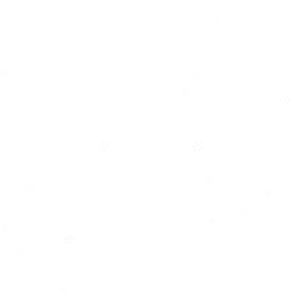
Frame 1 (no input)
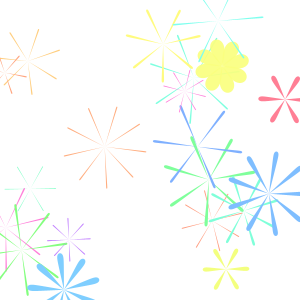
Frame 60 (the mouse pressed at the canvas centre just before this capture)
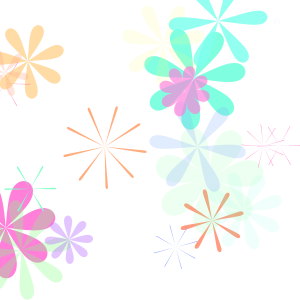
Frame 120 (the mouse held since frame 60 and released just before this capture)

The Processing sketch that drew these frames (run headless with seeded random() and noise(); from frame 60 on, the mouse is pressed at the canvas centre):

// Processing sketch: processing_181462
// ── processing_181462.pde

Flower[] flowers = new Flower[20];

void setup() {
  size(300, 300);
  colorMode(HSB, 360, 100, 100);
  background(360);

  for (int i = 0; i < flowers.length; i++) {
    flowers[i] = new Flower();
  }
}

void draw() {
  background(360);

  for (int i = 0; i < flowers.length; i++) {
    flowers[i].move();
    flowers[i].display();
  }
}

class Flower {
  float x = random(width);
  float y = random(height);

  float r;
  float R = 0;
  float W = 200;

  float R_spd = random(3, 6);
  float W_spd = random(1, 4);

  float R_max = random(20, 50);
  float W_min = random(3, 10);

  float hue = random(360);
  float alp = 255;

  float theta = random(TWO_PI);

  int petal_val = (int)random(6, 10);

  Flower() {
  }

  void move() {
    R += R_spd;
    if (R > R_max) {
      R = R_max;

      W -= W_spd;
      if (W < W_min) {
        W = W_min;

        alp -= 5;
        if (alp < 0) {
          alp = 0;

          x = random(width);
          y = random(height);

          R = 0;
          W = 200;
          hue = random(360);

          alp = 255;
        }
      }
    }
  }

  void display() {
    noStroke();
    fill(hue, 50, 100, alp);

    pushMatrix();
    translate(x, y);
    rotate(theta);
    for (int i = 0; i < petal_val; i++) {
      pushMatrix();
      translate(R*cos(radians(360*i/petal_val)), R*sin(radians(360*i/petal_val)));
      rotate(radians(180+360*i/petal_val));

      beginShape();
      for (float t = 0; t < TWO_PI; t += 0.1) {
        r = 1 / (W*sin(t/2)+1);
        vertex( R * r * cos(t), R * r * sin(t));
      }
      endShape(CLOSE);
      popMatrix();
    }
    popMatrix();
  }
}
